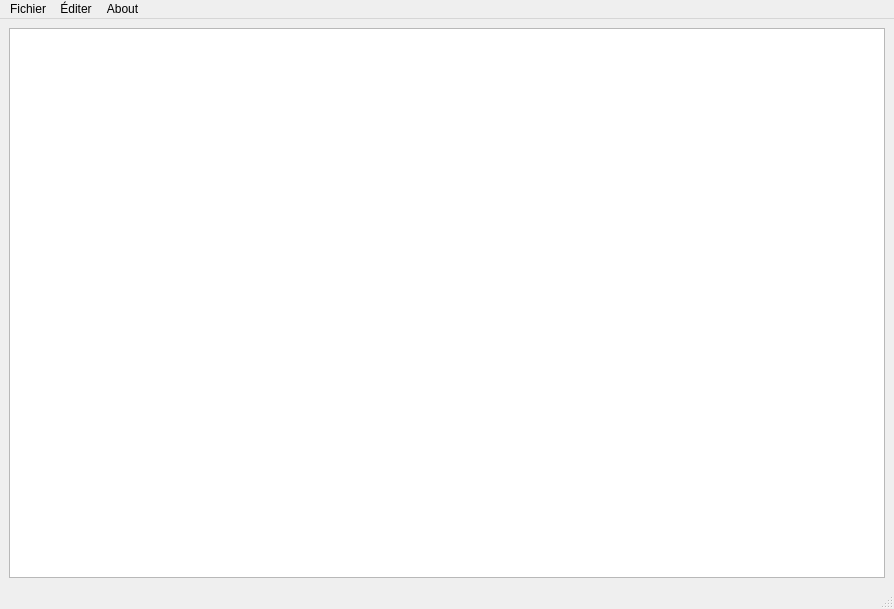
<?xml version="1.0" encoding="UTF-8"?>
<ui version="4.0">
 <class>Notepad</class>
 <widget class="QMainWindow" name="Notepad">
  <property name="geometry">
   <rect>
    <x>0</x>
    <y>0</y>
    <width>894</width>
    <height>609</height>
   </rect>
  </property>
  <property name="windowTitle">
   <string>Notepad</string>
  </property>
  <widget class="QWidget" name="Widgetcentral">
   <layout class="QVBoxLayout" name="verticalLayout">
    <item>
     <widget class="QTextEdit" name="textArea">
      <property name="autoFormatting">
       <set>QTextEdit::AutoFormattingFlag::AutoNone</set>
      </property>
     </widget>
    </item>
   </layout>
  </widget>
  <widget class="QMenuBar" name="menubar">
   <property name="geometry">
    <rect>
     <x>0</x>
     <y>0</y>
     <width>894</width>
     <height>33</height>
    </rect>
   </property>
   <widget class="QMenu" name="menuNew">
    <property name="title">
     <string>Fichier</string>
    </property>
    <addaction name="actionNouveau"/>
    <addaction name="actionOuvrir"/>
    <addaction name="actionEnregistrer"/>
    <addaction name="actionEnregistrer_sous"/>
    <addaction name="separator"/>
    <addaction name="actionQuitter"/>
   </widget>
   <widget class="QMenu" name="menu_diter">
    <property name="title">
     <string>Éditer</string>
    </property>
    <addaction name="actionPolice"/>
    <addaction name="actionItalique"/>
    <addaction name="actionGras"/>
    <addaction name="actionSouligner"/>
   </widget>
   <widget class="QMenu" name="menuAbout">
    <property name="title">
     <string>About</string>
    </property>
    <addaction name="actionAbout"/>
   </widget>
   <addaction name="menuNew"/>
   <addaction name="menu_diter"/>
   <addaction name="menuAbout"/>
  </widget>
  <widget class="QStatusBar" name="statusbar"/>
  <action name="actionNouveau">
   <property name="text">
    <string>Nouveau</string>
   </property>
  </action>
  <action name="actionOuvrir">
   <property name="text">
    <string>Ouvrir...</string>
   </property>
  </action>
  <action name="actionEnregistrer">
   <property name="text">
    <string>Enregistrer...</string>
   </property>
  </action>
  <action name="actionEnregistrer_sous">
   <property name="text">
    <string>Enregistrer sous...</string>
   </property>
  </action>
  <action name="actionQuitter">
   <property name="text">
    <string>Quitter</string>
   </property>
  </action>
  <action name="actionPolice">
   <property name="text">
    <string>Police</string>
   </property>
  </action>
  <action name="actionItalique">
   <property name="checkable">
    <bool>true</bool>
   </property>
   <property name="text">
    <string>Italique</string>
   </property>
  </action>
  <action name="actionGras">
   <property name="checkable">
    <bool>true</bool>
   </property>
   <property name="text">
    <string>Gras</string>
   </property>
  </action>
  <action name="actionSouligner">
   <property name="checkable">
    <bool>true</bool>
   </property>
   <property name="text">
    <string>Souligner</string>
   </property>
  </action>
  <action name="actionAbout">
   <property name="text">
    <string>About</string>
   </property>
  </action>
 </widget>
 <resources/>
 <connections/>
</ui>
